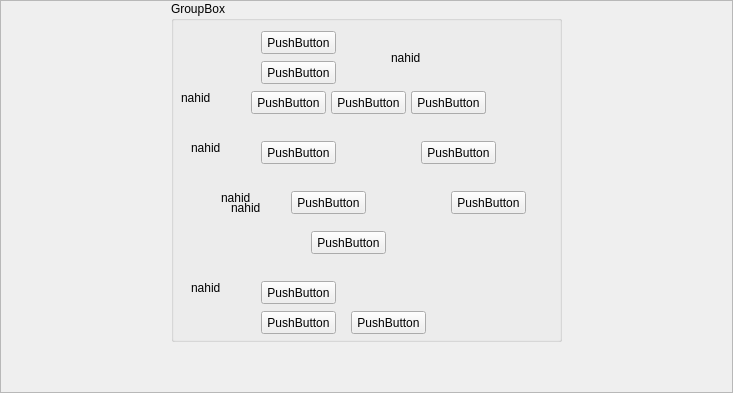
<?xml version="1.0" encoding="UTF-8"?>
<ui version="4.0">
 <class>ScrollArea</class>
 <widget class="QScrollArea" name="ScrollArea">
  <property name="geometry">
   <rect>
    <x>0</x>
    <y>0</y>
    <width>733</width>
    <height>393</height>
   </rect>
  </property>
  <property name="windowTitle">
   <string>ScrollArea</string>
  </property>
  <property name="widgetResizable">
   <bool>true</bool>
  </property>
  <widget class="QWidget" name="scrollAreaWidgetContents">
   <property name="geometry">
    <rect>
     <x>0</x>
     <y>0</y>
     <width>731</width>
     <height>391</height>
    </rect>
   </property>
   <widget class="QGroupBox" name="groupBox">
    <property name="geometry">
     <rect>
      <x>170</x>
      <y>0</y>
      <width>391</width>
      <height>341</height>
     </rect>
    </property>
    <property name="mouseTracking">
     <bool>true</bool>
    </property>
    <property name="title">
     <string>GroupBox</string>
    </property>
    <property name="flat">
     <bool>false</bool>
    </property>
    <property name="checkable">
     <bool>false</bool>
    </property>
    <widget class="QPushButton" name="pushButton">
     <property name="geometry">
      <rect>
       <x>80</x>
       <y>90</y>
       <width>75</width>
       <height>23</height>
      </rect>
     </property>
     <property name="text">
      <string>PushButton</string>
     </property>
    </widget>
    <widget class="QPushButton" name="pushButton_2">
     <property name="geometry">
      <rect>
       <x>160</x>
       <y>90</y>
       <width>75</width>
       <height>23</height>
      </rect>
     </property>
     <property name="text">
      <string>PushButton</string>
     </property>
    </widget>
    <widget class="QPushButton" name="pushButton_3">
     <property name="geometry">
      <rect>
       <x>240</x>
       <y>90</y>
       <width>75</width>
       <height>23</height>
      </rect>
     </property>
     <property name="text">
      <string>PushButton</string>
     </property>
    </widget>
    <widget class="QLabel" name="label">
     <property name="geometry">
      <rect>
       <x>10</x>
       <y>90</y>
       <width>46</width>
       <height>13</height>
      </rect>
     </property>
     <property name="lineWidth">
      <number>20</number>
     </property>
     <property name="text">
      <string>nahid</string>
     </property>
     <property name="wordWrap">
      <bool>false</bool>
     </property>
     <property name="margin">
      <number>10</number>
     </property>
    </widget>
    <widget class="QPushButton" name="pushButton_4">
     <property name="geometry">
      <rect>
       <x>90</x>
       <y>60</y>
       <width>75</width>
       <height>23</height>
      </rect>
     </property>
     <property name="text">
      <string>PushButton</string>
     </property>
    </widget>
    <widget class="QPushButton" name="pushButton_5">
     <property name="geometry">
      <rect>
       <x>240</x>
       <y>90</y>
       <width>75</width>
       <height>23</height>
      </rect>
     </property>
     <property name="mouseTracking">
      <bool>true</bool>
     </property>
     <property name="text">
      <string>PushButton</string>
     </property>
    </widget>
    <widget class="QPushButton" name="pushButton_6">
     <property name="geometry">
      <rect>
       <x>250</x>
       <y>140</y>
       <width>75</width>
       <height>23</height>
      </rect>
     </property>
     <property name="text">
      <string>PushButton</string>
     </property>
    </widget>
    <widget class="QLabel" name="label_2">
     <property name="geometry">
      <rect>
       <x>20</x>
       <y>140</y>
       <width>46</width>
       <height>13</height>
      </rect>
     </property>
     <property name="text">
      <string>nahid</string>
     </property>
    </widget>
    <widget class="QPushButton" name="pushButton_7">
     <property name="geometry">
      <rect>
       <x>90</x>
       <y>140</y>
       <width>75</width>
       <height>23</height>
      </rect>
     </property>
     <property name="text">
      <string>PushButton</string>
     </property>
    </widget>
    <widget class="QPushButton" name="pushButton_8">
     <property name="geometry">
      <rect>
       <x>280</x>
       <y>190</y>
       <width>75</width>
       <height>23</height>
      </rect>
     </property>
     <property name="mouseTracking">
      <bool>true</bool>
     </property>
     <property name="text">
      <string>PushButton</string>
     </property>
     <property name="autoDefault">
      <bool>false</bool>
     </property>
     <property name="default">
      <bool>false</bool>
     </property>
     <property name="flat">
      <bool>false</bool>
     </property>
    </widget>
    <widget class="QLabel" name="label_3">
     <property name="geometry">
      <rect>
       <x>50</x>
       <y>190</y>
       <width>46</width>
       <height>13</height>
      </rect>
     </property>
     <property name="text">
      <string>nahid</string>
     </property>
    </widget>
    <widget class="QPushButton" name="pushButton_9">
     <property name="geometry">
      <rect>
       <x>120</x>
       <y>190</y>
       <width>75</width>
       <height>23</height>
      </rect>
     </property>
     <property name="text">
      <string>PushButton</string>
     </property>
    </widget>
    <widget class="QPushButton" name="pushButton_10">
     <property name="geometry">
      <rect>
       <x>90</x>
       <y>310</y>
       <width>75</width>
       <height>23</height>
      </rect>
     </property>
     <property name="text">
      <string>PushButton</string>
     </property>
    </widget>
    <widget class="QLabel" name="label_4">
     <property name="geometry">
      <rect>
       <x>60</x>
       <y>200</y>
       <width>46</width>
       <height>13</height>
      </rect>
     </property>
     <property name="text">
      <string>nahid</string>
     </property>
    </widget>
    <widget class="QPushButton" name="pushButton_11">
     <property name="geometry">
      <rect>
       <x>140</x>
       <y>230</y>
       <width>75</width>
       <height>23</height>
      </rect>
     </property>
     <property name="text">
      <string>PushButton</string>
     </property>
    </widget>
    <widget class="QLabel" name="label_5">
     <property name="geometry">
      <rect>
       <x>20</x>
       <y>280</y>
       <width>46</width>
       <height>13</height>
      </rect>
     </property>
     <property name="text">
      <string>nahid</string>
     </property>
    </widget>
    <widget class="QPushButton" name="pushButton_13">
     <property name="geometry">
      <rect>
       <x>90</x>
       <y>280</y>
       <width>75</width>
       <height>23</height>
      </rect>
     </property>
     <property name="text">
      <string>PushButton</string>
     </property>
    </widget>
    <widget class="QPushButton" name="pushButton_14">
     <property name="geometry">
      <rect>
       <x>450</x>
       <y>50</y>
       <width>75</width>
       <height>23</height>
      </rect>
     </property>
     <property name="text">
      <string>PushButton</string>
     </property>
    </widget>
    <widget class="QLabel" name="label_6">
     <property name="geometry">
      <rect>
       <x>220</x>
       <y>50</y>
       <width>46</width>
       <height>13</height>
      </rect>
     </property>
     <property name="text">
      <string>nahid</string>
     </property>
    </widget>
    <widget class="QPushButton" name="pushButton_15">
     <property name="geometry">
      <rect>
       <x>90</x>
       <y>30</y>
       <width>75</width>
       <height>23</height>
      </rect>
     </property>
     <property name="text">
      <string>PushButton</string>
     </property>
    </widget>
    <widget class="QPushButton" name="pushButton_12">
     <property name="geometry">
      <rect>
       <x>180</x>
       <y>310</y>
       <width>75</width>
       <height>23</height>
      </rect>
     </property>
     <property name="text">
      <string>PushButton</string>
     </property>
    </widget>
   </widget>
  </widget>
 </widget>
 <resources/>
 <connections/>
</ui>
